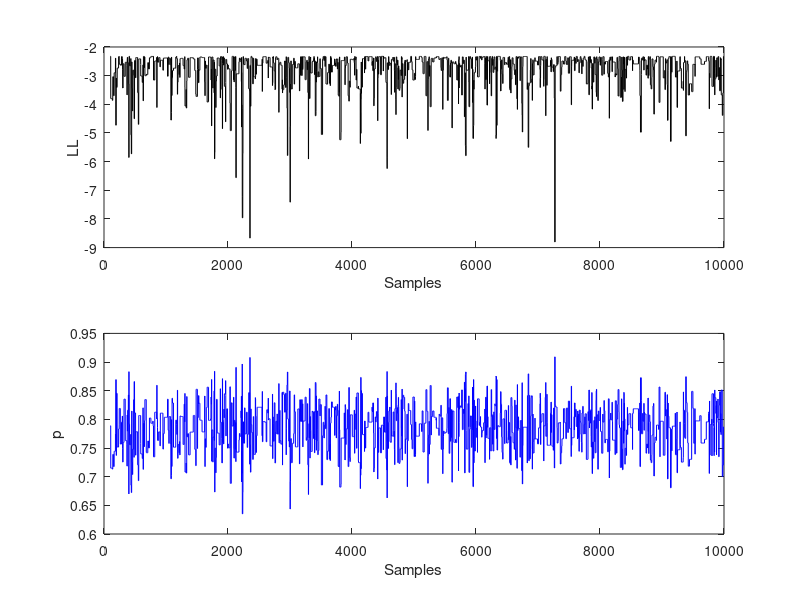

Reproduce this figure in MATLAB. (Note: this script raises an error after producing the figure.)
% MCMC code to estimate the probability of a coin giving head

close all; % Close all figures left open from previous sessions
clearvars; % Clear all variables to start fresh!

% Data given
n_tosses = 100;
n_heads = 79;

% If you want to generate other data, uncomment the following:
% p_true = 0.8;
% n_heads = binornd(n_tosses,p_true);

% Prior (uniform) - don't need to specify anything...

% MCMC parameters
niters = 10000; % Number of iterations
thinning = 1; % Save only 1 iteration every "thinning"
nsamples = floor(niters/thinning); % Effective number of samples that will be saved
% "floor" truncates to integer immediately below, i.e. floor(3.7623) = 3
sd_proposal = 0.5; % This is the width of the normal distribution used for the proposal
% Smaller "sd_proposal" mean more steps accepted but slower movement through parameter space
% Larger "sd_proposal" mean lots of rejection but broader exploration (hopping around a lot)

% Initialisation:
pchain = zeros(nsamples,1); % Vector column of "nsample" zeros
LLchain = zeros(nsamples,1); % Ditto

pc = 0.2; % Current (c) value of parameter p, drawn from the prior 
% I can also fix it as I want, given it bears no influence on the chain if
% it has "converged" (run long enough), as it should have...
LLc = log(binopdf(n_heads,n_tosses,pc)); % Current value of the log-likelihood (LL), i.e. calculated in current parameter value
% because the binomial coefficient is constant (i.e. indpendent of pc), we could also directly calculate this analytically as:
% LLc = n_heads * log(pc) + (n_tosses-n_heads)*log(1-pc)

accept_count = 0; % This is to count how many times I accept

for s = 1:nsamples
    pchain(s) = pc; % Store current values of parameter
    LLchain(s) = LLc; % Store current value of the log-likelihood
    for t = 1:thinning
        pp = normrnd(pc,sd_proposal); % Proposed (p) new value for the parameter
        if ( pp > 0 ) && ( pp < 1 )
            LLp = log(binopdf(n_heads,n_tosses,pp)); % Compute the new log-likelihood
            logalpha = LLp - LLc; % Compute the log  of the probability of acceptance
            % logalpha has a particularly simple form because: 
            % 1) The prior is uniform (values cancel out), and 
            % 2) the proposal distribution is symmetric (values cancel out)
            if logalpha >= 0 % i.e. if alpha >= 1, accept for sure
                pc = pp; % Save proposed value as new value
                LLc = LLp; % Save log-likelihood of newly accepted value
                accept_count = accept_count + 1; % Record the acceptance event
            else % if alpha < 1
                r = rand; % Generate a random number to decide whether to accept the new value or not
                if log(r) < logalpha % If r < alpha, accept (if in doubt, < is correct, because if alpha = 1 I would always accept)
                    pc = pp; % Save proposed value as new value
                    LLc = LLp; % Save log-likelihood of newly accepted value
                    accept_count = accept_count + 1; % Record the acceptance event
                end
            end
        end
    end
    disp(['Loop ',num2str(s),' of ',num2str(nsamples),' completed!']); % Display completed loop
end

%%

% To run only this section in matlab, click  anywhere below the "%%" just
% above here (this section's background turns yellow) and press "Run Section"

% Parameters for post-MCMC analysis of the data
burnin = 100; % Define length of burnin period, i.e. how many samples to discard
nbins = 100; % Numer of bins for the histogram

% Trace plots
figure(1) % Create new figure
subplot(2,1,1) % Divide figure in 2 parts (2 rows, 1 column) and select part 1 (top)
plot(burnin:nsamples,LLchain(burnin:nsamples),'k') % Plot log-likelihood (excluding burnin) against sample number
xlabel('Samples') % write label to x-axis
ylabel('LL') % write label to y-axis

subplot(2,1,2) % Focus on part 2 of the figure (bottom)
plot(burnin:nsamples,pchain(burnin:nsamples),'b') % Plot sampled values of p (excluding burnin)
xlabel('Samples')
ylabel('p')

% Autocorrelation
figure(2) % Create a new figure
acf(pchain(burnin:nsamples),min(nsamples-1,100)); % Draw the autocorrelation plot
% This requires the function acf (downloaded from the web)

% Postrior distribution
figure(3) % Create a new figure
clf % Clean figure, i.e. cancel anything that was left on this figure and start fresh
histogram(pchain(burnin:nsamples),nbins,'Normalization','pdf') % Plot the histogram of p 
% (excluding burnin), with "nbins" bins, and normalise it (rather than counting total numbers in each bin)
% If you want to zoom the x-axis only where the histogram is, uncomment the
% following 2 lines and comment the third one
% xl = xlim; % Get the limits for x-axis set automatically by matlab 
% x = xl(1):0.01:xl(2); % Create a vector of value for the x axis, with step 0.01
x = 0:0.01:1; % Create a vector of value for the x axis from 0 to 1, with step 0.01
hold on; % Keep what is in figure when plotting other things (following lines)
plot(x,ones(size(x)),'r'); % Plot the prior, i.e. horizontal line at 1
plot(x,betapdf(x,1+n_heads,1+n_tosses-n_heads),'k'); % Plot the exact value of the posterior (which we know only because this is a simple case!)
title(['Mean = ',num2str(mean(pchain(burnin:nsamples))),'; mode = ',num2str(mode(pchain(burnin:nsamples))),...
    '; sd = ',num2str(std(pchain(burnin:nsamples))),'; acceptance rate = ',num2str(accept_count/niters,'%.2f')]);
% Write title, using "num2str" to transform numbers into strings, "mean", "mode" 
% and "std" to calculate mean, mode and standard deviation of the sample of p,
% and calculating the acceptance probability (written to 2 decimal places)
% "..." means: continue command on next line



